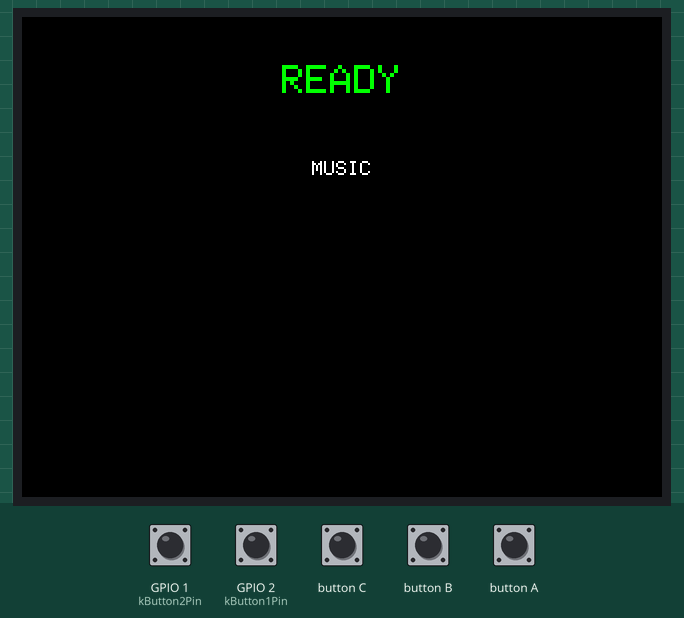
Recording of a program running on a simulated ESP32-S3. Shown: 320×240 colour display. The test bench sets the inputs (shaded band); at power-on: GPIO 1 (kButton2Pin) HIGH, GPIO 2 (kButton1Pin) HIGH. No CAN messages arrive unless stated; EEPROM starts erased; what the program prints to the serial monitor is not drawn.

Above: at 1.4 s.
1.5 s: GPIO 1 (kButton2Pin) pulled LOW for 0.15 s
3.1 s: GPIO 2 (kButton1Pin) pulled LOW for 0.15 s
4.7 s: button A pressed for 0.15 s
At 5.2 s:
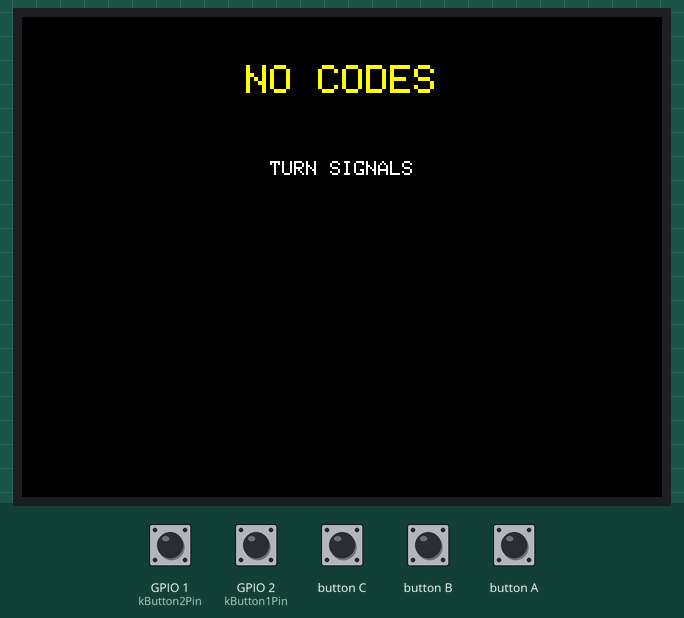
8.8 s: button A pressed for 1 s
At 9.4 s:
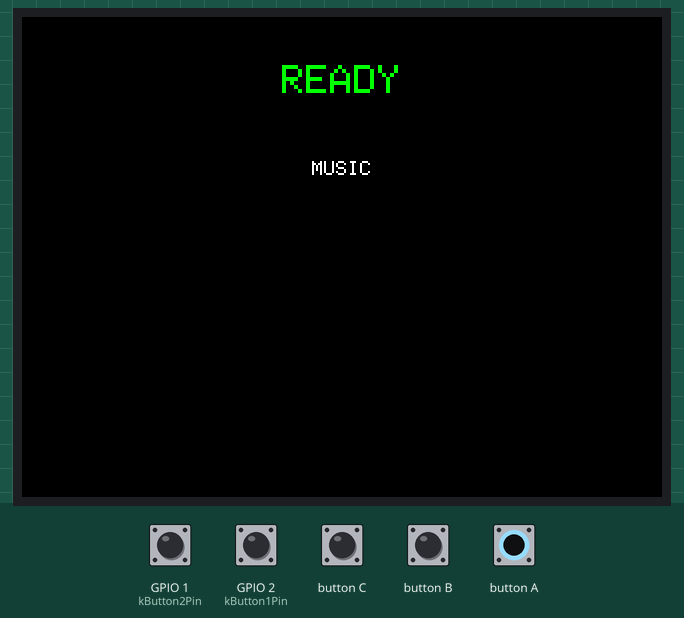
Timing chart, 0 to 11.8 s (numbered marks = the images above; inputs shaded):
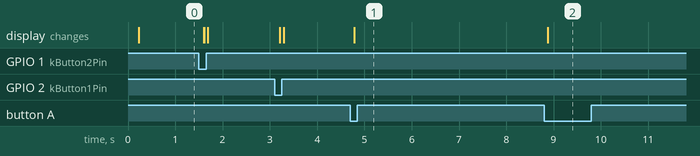

The program:

main.cpp
```cpp
#include <M5Unified.h>
#include <Preferences.h>
#include <buttonmap_config.h>
#include <can_presets.h>
#include "driver/twai.h"

namespace {

using namespace ButtonmapConfig;
using ButtonmapCan::Frame;
using ButtonmapCan::Preset;

enum class Action : uint8_t { Button1, Button2 };

struct Button {
  uint8_t pin;
  Action action;
  bool stablePressed;
  bool sampledPressed;
  uint32_t lastSampleChangeMs;

  Button(uint8_t pinValue, Action actionValue)
      : pin(pinValue), action(actionValue), stablePressed(false), sampledPressed(false),
        lastSampleChangeMs(0) {}
};

Button firstButton{kButton1Pin, Action::Button1};
Button secondButton{kButton2Pin, Action::Button2};
bool canReady = false;
bool canDriverInstalled = false;
uint32_t canDriverBitrate = 0;
bool neutralPending = false;
uint32_t neutralDueMs = 0;
uint8_t activePresetIndex = ButtonmapCan::kDefaultPresetIndex;
bool presetSwitchPending = false;

const Preset& activePreset() {
  return ButtonmapCan::kPresets[activePresetIndex];
}

void displayStatus(const char* top, uint16_t colour) {
  M5.Display.fillScreen(TFT_BLACK);
  M5.Display.setTextDatum(middle_center);
  M5.Display.setTextColor(colour, TFT_BLACK);
  M5.Display.setTextSize(2);
  M5.Display.drawString(top, M5.Display.width() / 2, 32);
  M5.Display.setTextColor(TFT_WHITE, TFT_BLACK);
  M5.Display.setTextSize(1);
  M5.Display.drawString(activePreset().name, M5.Display.width() / 2, 76);
}

void displayPresetStatus() {
  if (!activePreset().canConfigured) {
    displayStatus("NO CODES", TFT_YELLOW);
  } else {
    displayStatus(canReady ? "READY" : "CAN ERROR", canReady ? TFT_GREEN : TFT_RED);
  }
}

uint8_t loadPresetIndex() {
  Preferences preferences;
  if (!preferences.begin("buttonmap", true)) {
    Serial.println("Preset storage unavailable; using MUSIC");
    return ButtonmapCan::kDefaultPresetIndex;
  }
  const uint8_t index = preferences.getUChar("preset", ButtonmapCan::kDefaultPresetIndex);
  preferences.end();
  if (index >= ButtonmapCan::kPresetCount) {
    Serial.println("Stored preset is unknown; using MUSIC");
    return ButtonmapCan::kDefaultPresetIndex;
  }
  return index;
}

bool savePresetIndex(uint8_t index) {
  Preferences preferences;
  if (!preferences.begin("buttonmap", false)) return false;
  const bool saved = preferences.putUChar("preset", index) == 1;
  preferences.end();
  return saved;
}

bool validFrame(const Frame& frame) {
  return frame.length <= 8 &&
         (frame.extended ? frame.id <= 0x1FFFFFFF : frame.id <= 0x7FF);
}

bool transmitFrame(const Frame& frame) {
  if (!validFrame(frame)) return false;
  twai_message_t message = {};
  message.identifier = frame.id;
  message.extd = frame.extended;
  message.data_length_code = frame.length;
  for (uint8_t i = 0; i < frame.length; ++i) message.data[i] = frame.data[i];
  const esp_err_t result = twai_transmit(&message, pdMS_TO_TICKS(kTransmitTimeoutMs));
  if (result != ESP_OK) {
    Serial.printf("TX %03lX failed: %s\n", static_cast<unsigned long>(frame.id),
                  esp_err_to_name(result));
    displayStatus("CAN TX ERROR", TFT_RED);
    return false;
  }
  Serial.printf("TX %03lX [", static_cast<unsigned long>(frame.id));
  for (uint8_t i = 0; i < frame.length; ++i) {
    Serial.printf("%s%02X", i ? " " : "", frame.data[i]);
  }
  Serial.println("]");
  return true;
}

bool canTiming(uint32_t bitrate, twai_timing_config_t& timing) {
  switch (bitrate) {
    case 25000: timing = TWAI_TIMING_CONFIG_25KBITS(); return true;
    case 50000: timing = TWAI_TIMING_CONFIG_50KBITS(); return true;
    case 100000: timing = TWAI_TIMING_CONFIG_100KBITS(); return true;
    case 125000: timing = TWAI_TIMING_CONFIG_125KBITS(); return true;
    case 250000: timing = TWAI_TIMING_CONFIG_250KBITS(); return true;
    case 500000: timing = TWAI_TIMING_CONFIG_500KBITS(); return true;
    case 800000: timing = TWAI_TIMING_CONFIG_800KBITS(); return true;
    case 1000000: timing = TWAI_TIMING_CONFIG_1MBITS(); return true;
    default: return false;
  }
}

bool initialiseCan(const Preset& preset) {
  if (!preset.canConfigured) return false;
  if (!validFrame(preset.button1) || !validFrame(preset.button2) ||
      !validFrame(preset.neutral)) {
    Serial.println("Invalid CAN frame in active preset");
    return false;
  }
  if (canReady && canDriverBitrate == preset.bitrate) return true;
  if (canDriverInstalled) {
    twai_stop();
    twai_driver_uninstall();
    canDriverInstalled = false;
    canReady = false;
  }
  twai_general_config_t general =
      TWAI_GENERAL_CONFIG_DEFAULT(static_cast<gpio_num_t>(kCanTxPin),
                                  static_cast<gpio_num_t>(kCanRxPin), TWAI_MODE_NORMAL);
  general.tx_queue_len = 4;
  general.rx_queue_len = 0;
  twai_timing_config_t timing = {};
  if (!canTiming(preset.bitrate, timing)) {
    Serial.printf("Unsupported CAN bitrate: %lu\n",
                  static_cast<unsigned long>(preset.bitrate));
    return false;
  }
  // Reception is unused (rx_queue_len = 0); this SDK exposes an accept-all
  // filter macro, not an accept-none equivalent.
  const twai_filter_config_t filter = TWAI_FILTER_CONFIG_ACCEPT_ALL();
  const esp_err_t installResult = twai_driver_install(&general, &timing, &filter);
  if (installResult != ESP_OK) {
    Serial.printf("TWAI install failed: %s\n", esp_err_to_name(installResult));
    return false;
  }
  canDriverInstalled = true;
  if (twai_start() != ESP_OK) {
    twai_driver_uninstall();
    canDriverInstalled = false;
    return false;
  }
  canReady = true;
  canDriverBitrate = preset.bitrate;
  uint32_t alerts = 0;
  twai_reconfigure_alerts(TWAI_ALERT_TX_SUCCESS | TWAI_ALERT_TX_FAILED | TWAI_ALERT_BUS_OFF,
                          &alerts);
  Serial.printf("CAN ready: %lu bit/s\n", static_cast<unsigned long>(preset.bitrate));
  return true;
}

void switchToNextPreset() {
  const uint8_t nextIndex = (activePresetIndex + 1) % ButtonmapCan::kPresetCount;
  if (!savePresetIndex(nextIndex)) {
    Serial.println("Preset was not saved; selection unchanged");
    displayStatus("SAVE ERROR", TFT_RED);
    return;
  }
  activePresetIndex = nextIndex;
  if (activePreset().canConfigured) initialiseCan(activePreset());
  Serial.printf("Active preset: %s\n", activePreset().name);
  displayPresetStatus();
}

void queueClick(Action action) {
  const Preset& preset = activePreset();
  if (!preset.canConfigured) {
    Serial.printf("%s: CAN codes are not configured\n", preset.name);
    displayPresetStatus();
    return;
  }
  if (!canReady || neutralPending) return;
  const Frame& frame = action == Action::Button1 ? preset.button1 : preset.button2;
  if (transmitFrame(frame)) {
    neutralPending = true;
    neutralDueMs = millis() + preset.releaseDelayMs;
    displayStatus(action == Action::Button1 ? preset.button1Label
                                            : preset.button2Label,
                  TFT_GREEN);
  }
}

void updateButton(Button& button, uint32_t now) {
  const bool pressed = digitalRead(button.pin) == LOW;
  if (pressed != button.sampledPressed) {
    button.sampledPressed = pressed;
    button.lastSampleChangeMs = now;
  }
  if (button.stablePressed != button.sampledPressed &&
      now - button.lastSampleChangeMs >= kDebounceMs) {
    button.stablePressed = button.sampledPressed;
    if (button.stablePressed) queueClick(button.action);
  }
}

void updateCanAlerts() {
  uint32_t alerts = 0;
  if (twai_read_alerts(&alerts, 0) != ESP_OK) return;
  if (alerts & TWAI_ALERT_BUS_OFF) {
    canReady = false;
    Serial.println("K-CAN2 bus-off; transmission stopped");
    if (activePreset().canConfigured) displayStatus("CAN BUS-OFF", TFT_RED);
  }
  if (alerts & TWAI_ALERT_TX_FAILED) Serial.println("CAN frame was not acknowledged");
}

}  // namespace

void setup() {
  auto config = M5.config();
  M5.begin(config);
  Serial.begin(115200);
  pinMode(kButton1Pin, INPUT_PULLUP);
  pinMode(kButton2Pin, INPUT_PULLUP);
  firstButton.sampledPressed = firstButton.stablePressed =
      digitalRead(kButton1Pin) == LOW;
  secondButton.sampledPressed = secondButton.stablePressed = digitalRead(kButton2Pin) == LOW;
  activePresetIndex = loadPresetIndex();
  if (activePreset().canConfigured) initialiseCan(activePreset());
  Serial.printf("Active preset: %s\n", activePreset().name);
  displayPresetStatus();
}

void loop() {
  M5.update();
  const uint32_t now = millis();
  updateButton(firstButton, now);
  updateButton(secondButton, now);
  if (neutralPending && static_cast<int32_t>(now - neutralDueMs) >= 0) {
    const bool sent = transmitFrame(activePreset().neutral);
    neutralPending = false;
    if (sent) displayPresetStatus();
  }
  if (canReady) updateCanAlerts();
  if (M5.BtnA.wasPressed()) {
    if (neutralPending) {
      presetSwitchPending = true;
    } else {
      switchToNextPreset();
    }
  }
  if (presetSwitchPending && !neutralPending) {
    presetSwitchPending = false;
    switchToNextPreset();
  }
  delay(2);
}
```

can_presets.h
```cpp
#pragma once

#include <stdint.h>

namespace ButtonmapCan {

struct Frame {
  uint32_t id;
  bool extended;
  uint8_t length;
  uint8_t data[8];
};

struct Preset {
  const char* name;
  bool canConfigured;
  uint32_t bitrate;
  Frame button1;
  Frame button2;
  Frame neutral;
  uint32_t releaseDelayMs;
  const char* button1Label;
  const char* button2Label;
};

// Кадры переключения треков предоставлены владельцем автомобиля.
// Скорость 100 кбит/с и задержка 80 мс пока требуют стендовой проверки.
constexpr Preset kMusic = {
    "MUSIC",
    true,
    100000,
    {0x0A3, false, 2, {0xFD, 0xFF}},
    {0x0A3, false, 2, {0xFE, 0xFF}},
    {0x0A3, false, 2, {0xFC, 0xFF}},
    80,
    "PREVIOUS",
    "NEXT",
};

// Коды поворотников пока неизвестны. Поля кадров пусты, а передача запрещена.
constexpr Preset kTurnSignals = {
    "TURN SIGNALS",
    false,
    0,
    {},
    {},
    {},
    0,
    "LEFT",
    "RIGHT",
};

// Новые пресеты включайте только после проверки их кадров на стенде.
constexpr Preset kPresets[] = {kMusic, kTurnSignals};
constexpr uint8_t kPresetCount = sizeof(kPresets) / sizeof(kPresets[0]);
constexpr uint8_t kDefaultPresetIndex = 0;
static_assert(kDefaultPresetIndex < kPresetCount, "Unknown default CAN preset");

}  // namespace ButtonmapCan
```

buttonmap_config.h
```cpp
#pragma once

#include <stdint.h>

namespace ButtonmapConfig {

// Atomic CAN Base A103 is stacked below AtomS3R: G5 = CAN_TX, G6 = CAN_RX.
// Unit 3.96 U020 is connected to the Grove port: G2 and G1 receive the two
// FTU contacts through its screw terminal.
constexpr uint8_t kButton1Pin = 2;  // JQ FTU #1, red/white
constexpr uint8_t kButton2Pin = 1;  // JQ FTU #2, yellow/green
constexpr uint8_t kCanTxPin = 5;
constexpr uint8_t kCanRxPin = 6;

constexpr uint32_t kDebounceMs = 25;
constexpr uint32_t kTransmitTimeoutMs = 20;
}  // namespace ButtonmapConfig
```

Measured:
- after the input at 4.7 s, the display: changes after 0.08 s (image 1)
- after the input at 8.8 s, the display: changes after 0.08 s (image 2)
